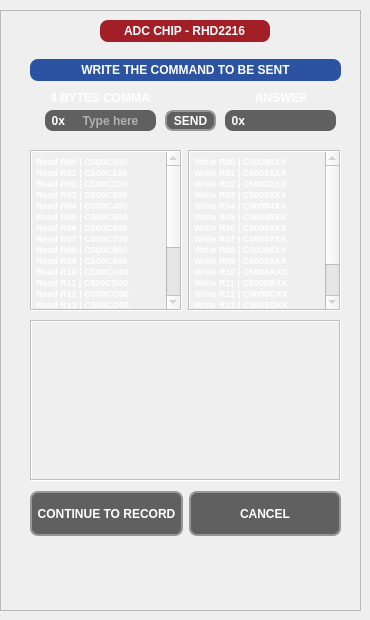
          <widget class="QWidget" name="advanced_tab">
           <property name="enabled">
            <bool>true</bool>
           </property>
           <attribute name="title">
            <string>ADVANCED</string>
           </attribute>
           <widget class="QFrame" name="advanced_frame">
            <property name="enabled">
             <bool>false</bool>
            </property>
            <property name="geometry">
             <rect>
              <x>0</x>
              <y>10</y>
              <width>361</width>
              <height>601</height>
             </rect>
            </property>
            <property name="styleSheet">
             <string notr="true">QLineEdit{border:#969696;background-color:#606060;border-top-right-radius:8px;border-bottom-right-radius:8px;color:#FFFFFF;font:7pt&quot;DejaVu Sans&quot;;font-weight:bold;}QLabel{color:#FFFFFF;font:7pt&quot;DejaVu Sans&quot;;font-weight:bold;}</string>
            </property>
            <property name="frameShape">
             <enum>QFrame::StyledPanel</enum>
            </property>
            <property name="frameShadow">
             <enum>QFrame::Raised</enum>
            </property>
            <widget class="QLabel" name="label_41">
             <property name="geometry">
              <rect>
               <x>50</x>
               <y>80</y>
               <width>101</width>
               <height>16</height>
              </rect>
             </property>
             <property name="toolTip">
              <string>&lt;html&gt;&lt;head/&gt;&lt;body&gt;&lt;p&gt;Type here the 4 bytes (8 characters) command to send to ADC chip. Examples are listed below for INTAN RHD family.&lt;/p&gt;&lt;/body&gt;&lt;/html&gt;</string>
             </property>
             <property name="text">
              <string notr="true">4 BYTES COMMAND</string>
             </property>
             <property name="alignment">
              <set>Qt::AlignLeading|Qt::AlignLeft|Qt::AlignVCenter</set>
             </property>
            </widget>
            <widget class="QLabel" name="label_50">
             <property name="geometry">
              <rect>
               <x>255</x>
               <y>80</y>
               <width>51</width>
               <height>16</height>
              </rect>
             </property>
             <property name="toolTip">
              <string>&lt;html&gt;&lt;head/&gt;&lt;body&gt;&lt;p&gt;ADC chip answer to the message sent.&lt;/p&gt;&lt;/body&gt;&lt;/html&gt;</string>
             </property>
             <property name="text">
              <string notr="true">ANSWER</string>
             </property>
             <property name="alignment">
              <set>Qt::AlignLeading|Qt::AlignLeft|Qt::AlignVCenter</set>
             </property>
            </widget>
            <widget class="QLineEdit" name="command_answer_lineedit">
             <property name="geometry">
              <rect>
               <x>245</x>
               <y>100</y>
               <width>91</width>
               <height>21</height>
              </rect>
             </property>
             <property name="toolTip">
              <string>&lt;html&gt;&lt;head/&gt;&lt;body&gt;&lt;p&gt;ADC chip answer to the message sent.&lt;/p&gt;&lt;/body&gt;&lt;/html&gt;</string>
             </property>
             <property name="styleSheet">
              <string notr="true"/>
             </property>
             <property name="text">
              <string notr="true"/>
             </property>
             <property name="alignment">
              <set>Qt::AlignCenter</set>
             </property>
             <property name="readOnly">
              <bool>true</bool>
             </property>
            </widget>
            <widget class="QPushButton" name="command_send_button">
             <property name="geometry">
              <rect>
               <x>165</x>
               <y>100</y>
               <width>51</width>
               <height>21</height>
              </rect>
             </property>
             <property name="cursor">
              <cursorShape>PointingHandCursor</cursorShape>
             </property>
             <property name="styleSheet">
              <string notr="true">QPushButton{border:2px solid #A21F27;border-radius:8px;background-color:#2C53A1;color:#FFFFFF;font:7pt&quot;DejaVu Sans&quot;;font-weight:bold;}QPushButton:pressed{border:2px solid #A21F27;border-radius:8px;background-color:#A21F27;color:#FFFFFF;}QPushButton::!enabled{border:2px solid #969696;border-radius:8px;background-color:#606060;color:#FFFFFF;font:7pt&quot;DejaVu Sans&quot;;font-weight:bold;}</string>
             </property>
             <property name="text">
              <string notr="true">SEND</string>
             </property>
             <property name="checked">
              <bool>false</bool>
             </property>
            </widget>
            <widget class="QLineEdit" name="command_message_lineedit">
             <property name="geometry">
              <rect>
               <x>65</x>
               <y>100</y>
               <width>91</width>
               <height>21</height>
              </rect>
             </property>
             <property name="toolTip">
              <string>&lt;html&gt;&lt;head/&gt;&lt;body&gt;&lt;p&gt;Type here the 4 bytes (8 characters) command to send to ADC chip. Examples are listed below for INTAN RHD family.&lt;/p&gt;&lt;/body&gt;&lt;/html&gt;</string>
             </property>
             <property name="styleSheet">
              <string notr="true"/>
             </property>
             <property name="text">
              <string notr="true"/>
             </property>
             <property name="alignment">
              <set>Qt::AlignCenter</set>
             </property>
             <property name="placeholderText">
              <string>Type here</string>
             </property>
            </widget>
            <widget class="QLabel" name="label_1">
             <property name="geometry">
              <rect>
               <x>45</x>
               <y>100</y>
               <width>21</width>
               <height>21</height>
              </rect>
             </property>
             <property name="styleSheet">
              <string notr="true">QLabel{border:#606060;background-color:#606060;border-top-left-radius:8px;border-bottom-left-radius:8px;color:#FFFFFF;font:7pt&quot;helvetica&quot;;font-weight:bold;}</string>
             </property>
             <property name="text">
              <string>  0x</string>
             </property>
            </widget>
            <widget class="QLabel" name="label_2">
             <property name="geometry">
              <rect>
               <x>225</x>
               <y>100</y>
               <width>21</width>
               <height>21</height>
              </rect>
             </property>
             <property name="styleSheet">
              <string notr="true">QLabel{border:#606060;background-color:#606060;border-top-left-radius:8px;border-bottom-left-radius:8px;color:#FFFFFF;font:7pt&quot;helvetica&quot;;font-weight:bold;}</string>
             </property>
             <property name="text">
              <string>  0x</string>
             </property>
            </widget>
            <widget class="QWidget" name="layoutWidget_5">
             <property name="geometry">
              <rect>
               <x>30</x>
               <y>10</y>
               <width>311</width>
               <height>61</height>
              </rect>
             </property>
             <layout class="QGridLayout" name="gridLayout_15">
              <item row="2" column="0" colspan="3">
               <widget class="QLabel" name="label_56">
                <property name="sizePolicy">
                 <sizepolicy hsizetype="Preferred" vsizetype="Minimum">
                  <horstretch>0</horstretch>
                  <verstretch>0</verstretch>
                 </sizepolicy>
                </property>
                <property name="minimumSize">
                 <size>
                  <width>0</width>
                  <height>22</height>
                 </size>
                </property>
                <property name="styleSheet">
                 <string notr="true">QLabel{border:#969696;background-color:#2C53A1;border-radius:8px;color:#FFFFFF;font:7pt&quot;helvetica&quot;;font-weight:bold;}</string>
                </property>
                <property name="text">
                 <string notr="true">WRITE THE COMMAND TO BE SENT</string>
                </property>
                <property name="alignment">
                 <set>Qt::AlignCenter</set>
                </property>
               </widget>
              </item>
              <item row="0" column="0">
               <spacer name="horizontalSpacer_12">
                <property name="orientation">
                 <enum>Qt::Horizontal</enum>
                </property>
                <property name="sizeType">
                 <enum>QSizePolicy::Maximum</enum>
                </property>
                <property name="sizeHint" stdset="0">
                 <size>
                  <width>80</width>
                  <height>20</height>
                 </size>
                </property>
               </spacer>
              </item>
              <item row="0" column="1">
               <widget class="QLineEdit" name="chip_lineedit">
                <property name="sizePolicy">
                 <sizepolicy hsizetype="Minimum" vsizetype="Minimum">
                  <horstretch>0</horstretch>
                  <verstretch>0</verstretch>
                 </sizepolicy>
                </property>
                <property name="minimumSize">
                 <size>
                  <width>170</width>
                  <height>22</height>
                 </size>
                </property>
                <property name="toolTip">
                 <string>&lt;html&gt;&lt;head/&gt;&lt;body&gt;&lt;p&gt;&lt;span style=&quot; font-family:'Calibri','sans-serif';&quot;&gt;ADC Chip selected.&lt;/span&gt;&lt;/p&gt;&lt;/body&gt;&lt;/html&gt;</string>
                </property>
                <property name="styleSheet">
                 <string notr="true">QLineEdit{border:#969696;background-color:#A21F27;border-radius:8px;color:#FFFFFF;font:7pt&quot;helvetica&quot;;font-weight:bold;}</string>
                </property>
                <property name="text">
                 <string notr="true">ADC CHIP - RHD2216</string>
                </property>
                <property name="alignment">
                 <set>Qt::AlignCenter</set>
                </property>
                <property name="dragEnabled">
                 <bool>false</bool>
                </property>
                <property name="readOnly">
                 <bool>true</bool>
                </property>
               </widget>
              </item>
              <item row="0" column="2">
               <spacer name="horizontalSpacer_13">
                <property name="orientation">
                 <enum>Qt::Horizontal</enum>
                </property>
                <property name="sizeType">
                 <enum>QSizePolicy::Maximum</enum>
                </property>
                <property name="sizeHint" stdset="0">
                 <size>
                  <width>80</width>
                  <height>20</height>
                 </size>
                </property>
               </spacer>
              </item>
              <item row="1" column="1">
               <spacer name="verticalSpacer">
                <property name="orientation">
                 <enum>Qt::Vertical</enum>
                </property>
                <property name="sizeHint" stdset="0">
                 <size>
                  <width>20</width>
                  <height>40</height>
                 </size>
                </property>
               </spacer>
              </item>
             </layout>
            </widget>
            <widget class="QWidget" name="layoutWidget_6">
             <property name="geometry">
              <rect>
               <x>30</x>
               <y>140</y>
               <width>311</width>
               <height>161</height>
              </rect>
             </property>
             <layout class="QHBoxLayout" name="horizontalLayout_2">
              <item>
               <widget class="QTextEdit" name="show_commands_textedit_2">
                <property name="enabled">
                 <bool>false</bool>
                </property>
                <property name="toolTip">
                 <string>&lt;html&gt;&lt;head/&gt;&lt;body&gt;&lt;p&gt;List of commands to read registers (see on datasheet).&lt;/p&gt;&lt;/body&gt;&lt;/html&gt;</string>
                </property>
                <property name="styleSheet">
                 <string notr="true">QTextEdit{color:#FFFFFF;font:7pt&quot;DejaVu Sans&quot;;font-weight:bold}</string>
                </property>
                <property name="frameShape">
                 <enum>QFrame::Box</enum>
                </property>
                <property name="readOnly">
                 <bool>true</bool>
                </property>
                <property name="html">
                 <string>&lt;!DOCTYPE HTML PUBLIC &quot;-//W3C//DTD HTML 4.0//EN&quot; &quot;http://www.w3.org/TR/REC-html40/strict.dtd&quot;&gt;
&lt;html&gt;&lt;head&gt;&lt;meta name=&quot;qrichtext&quot; content=&quot;1&quot; /&gt;&lt;style type=&quot;text/css&quot;&gt;
p, li { white-space: pre-wrap; }
&lt;/style&gt;&lt;/head&gt;&lt;body style=&quot; font-family:'DejaVu Sans'; font-size:7pt; font-weight:600; font-style:normal;&quot;&gt;
&lt;p style=&quot; margin-top:0px; margin-bottom:0px; margin-left:0px; margin-right:0px; -qt-block-indent:0; text-indent:0px;&quot;&gt;Read R00 | C500C000&lt;/p&gt;
&lt;p style=&quot; margin-top:0px; margin-bottom:0px; margin-left:0px; margin-right:0px; -qt-block-indent:0; text-indent:0px;&quot;&gt;Read R01 | C500C100&lt;/p&gt;
&lt;p style=&quot; margin-top:0px; margin-bottom:0px; margin-left:0px; margin-right:0px; -qt-block-indent:0; text-indent:0px;&quot;&gt;Read R02 | C500C200&lt;/p&gt;
&lt;p style=&quot; margin-top:0px; margin-bottom:0px; margin-left:0px; margin-right:0px; -qt-block-indent:0; text-indent:0px;&quot;&gt;Read R03 | C500C300&lt;/p&gt;
&lt;p style=&quot; margin-top:0px; margin-bottom:0px; margin-left:0px; margin-right:0px; -qt-block-indent:0; text-indent:0px;&quot;&gt;Read R04 | C500C400&lt;/p&gt;
&lt;p style=&quot; margin-top:0px; margin-bottom:0px; margin-left:0px; margin-right:0px; -qt-block-indent:0; text-indent:0px;&quot;&gt;Read R05 | C500C500&lt;/p&gt;
&lt;p style=&quot; margin-top:0px; margin-bottom:0px; margin-left:0px; margin-right:0px; -qt-block-indent:0; text-indent:0px;&quot;&gt;Read R06 | C500C600&lt;/p&gt;
&lt;p style=&quot; margin-top:0px; margin-bottom:0px; margin-left:0px; margin-right:0px; -qt-block-indent:0; text-indent:0px;&quot;&gt;Read R07 | C500C700&lt;/p&gt;
&lt;p style=&quot; margin-top:0px; margin-bottom:0px; margin-left:0px; margin-right:0px; -qt-block-indent:0; text-indent:0px;&quot;&gt;Read R08 | C500C800&lt;/p&gt;
&lt;p style=&quot; margin-top:0px; margin-bottom:0px; margin-left:0px; margin-right:0px; -qt-block-indent:0; text-indent:0px;&quot;&gt;Read R09 | C500C900&lt;/p&gt;
&lt;p style=&quot; margin-top:0px; margin-bottom:0px; margin-left:0px; margin-right:0px; -qt-block-indent:0; text-indent:0px;&quot;&gt;Read R10 | C500CA00&lt;/p&gt;
&lt;p style=&quot; margin-top:0px; margin-bottom:0px; margin-left:0px; margin-right:0px; -qt-block-indent:0; text-indent:0px;&quot;&gt;Read R11 | C500CB00&lt;/p&gt;
&lt;p style=&quot; margin-top:0px; margin-bottom:0px; margin-left:0px; margin-right:0px; -qt-block-indent:0; text-indent:0px;&quot;&gt;Read R12 | C500CC00&lt;/p&gt;
&lt;p style=&quot; margin-top:0px; margin-bottom:0px; margin-left:0px; margin-right:0px; -qt-block-indent:0; text-indent:0px;&quot;&gt;Read R13 | C500CD00&lt;/p&gt;
&lt;p style=&quot; margin-top:0px; margin-bottom:0px; margin-left:0px; margin-right:0px; -qt-block-indent:0; text-indent:0px;&quot;&gt;Read R14 | C500CE00&lt;/p&gt;
&lt;p style=&quot; margin-top:0px; margin-bottom:0px; margin-left:0px; margin-right:0px; -qt-block-indent:0; text-indent:0px;&quot;&gt;Read R15 | C500CF00&lt;/p&gt;
&lt;p style=&quot; margin-top:0px; margin-bottom:0px; margin-left:0px; margin-right:0px; -qt-block-indent:0; text-indent:0px;&quot;&gt;Read R16 | C500D000&lt;/p&gt;
&lt;p style=&quot; margin-top:0px; margin-bottom:0px; margin-left:0px; margin-right:0px; -qt-block-indent:0; text-indent:0px;&quot;&gt;Read R17 | C500D100&lt;/p&gt;
&lt;p style=&quot; margin-top:0px; margin-bottom:0px; margin-left:0px; margin-right:0px; -qt-block-indent:0; text-indent:0px;&quot;&gt;Read R60 | C500FC00&lt;/p&gt;
&lt;p style=&quot; margin-top:0px; margin-bottom:0px; margin-left:0px; margin-right:0px; -qt-block-indent:0; text-indent:0px;&quot;&gt;Read R61 | C500FD00&lt;/p&gt;
&lt;p style=&quot; margin-top:0px; margin-bottom:0px; margin-left:0px; margin-right:0px; -qt-block-indent:0; text-indent:0px;&quot;&gt;Read R62 | C500FE00&lt;/p&gt;
&lt;p style=&quot; margin-top:0px; margin-bottom:0px; margin-left:0px; margin-right:0px; -qt-block-indent:0; text-indent:0px;&quot;&gt;Read R63 | C500FF00&lt;/p&gt;&lt;/body&gt;&lt;/html&gt;</string>
                </property>
                <property name="textInteractionFlags">
                 <set>Qt::TextSelectableByKeyboard|Qt::TextSelectableByMouse</set>
                </property>
               </widget>
              </item>
              <item>
               <widget class="QTextEdit" name="show_commands_textedit_3">
                <property name="enabled">
                 <bool>false</bool>
                </property>
                <property name="toolTip">
                 <string>&lt;html&gt;&lt;head/&gt;&lt;body&gt;&lt;p&gt;List of commands to write on register – “XX” is the information to be written to the register (see on datasheet).&lt;/p&gt;&lt;/body&gt;&lt;/html&gt;</string>
                </property>
                <property name="styleSheet">
                 <string notr="true">QTextEdit{color:#FFFFFF;font:7pt&quot;DejaVu Sans&quot;;font-weight:bold}</string>
                </property>
                <property name="frameShape">
                 <enum>QFrame::Box</enum>
                </property>
                <property name="readOnly">
                 <bool>true</bool>
                </property>
                <property name="html">
                 <string>&lt;!DOCTYPE HTML PUBLIC &quot;-//W3C//DTD HTML 4.0//EN&quot; &quot;http://www.w3.org/TR/REC-html40/strict.dtd&quot;&gt;
&lt;html&gt;&lt;head&gt;&lt;meta name=&quot;qrichtext&quot; content=&quot;1&quot; /&gt;&lt;style type=&quot;text/css&quot;&gt;
p, li { white-space: pre-wrap; }
&lt;/style&gt;&lt;/head&gt;&lt;body style=&quot; font-family:'DejaVu Sans'; font-size:7pt; font-weight:600; font-style:normal;&quot;&gt;
&lt;p style=&quot; margin-top:0px; margin-bottom:0px; margin-left:0px; margin-right:0px; -qt-block-indent:0; text-indent:0px;&quot;&gt;Write R00 | C50080XX&lt;/p&gt;
&lt;p style=&quot; margin-top:0px; margin-bottom:0px; margin-left:0px; margin-right:0px; -qt-block-indent:0; text-indent:0px;&quot;&gt;Write R01 | C50081XX&lt;/p&gt;
&lt;p style=&quot; margin-top:0px; margin-bottom:0px; margin-left:0px; margin-right:0px; -qt-block-indent:0; text-indent:0px;&quot;&gt;Write R02 | C50082XX&lt;/p&gt;
&lt;p style=&quot; margin-top:0px; margin-bottom:0px; margin-left:0px; margin-right:0px; -qt-block-indent:0; text-indent:0px;&quot;&gt;Write R03 | C50083XX&lt;/p&gt;
&lt;p style=&quot; margin-top:0px; margin-bottom:0px; margin-left:0px; margin-right:0px; -qt-block-indent:0; text-indent:0px;&quot;&gt;Write R04 | C50084XX&lt;/p&gt;
&lt;p style=&quot; margin-top:0px; margin-bottom:0px; margin-left:0px; margin-right:0px; -qt-block-indent:0; text-indent:0px;&quot;&gt;Write R05 | C50085XX&lt;/p&gt;
&lt;p style=&quot; margin-top:0px; margin-bottom:0px; margin-left:0px; margin-right:0px; -qt-block-indent:0; text-indent:0px;&quot;&gt;Write R06 | C50086XX&lt;/p&gt;
&lt;p style=&quot; margin-top:0px; margin-bottom:0px; margin-left:0px; margin-right:0px; -qt-block-indent:0; text-indent:0px;&quot;&gt;Write R07 | C50087XX&lt;/p&gt;
&lt;p style=&quot; margin-top:0px; margin-bottom:0px; margin-left:0px; margin-right:0px; -qt-block-indent:0; text-indent:0px;&quot;&gt;Write R08 | C50088XX&lt;/p&gt;
&lt;p style=&quot; margin-top:0px; margin-bottom:0px; margin-left:0px; margin-right:0px; -qt-block-indent:0; text-indent:0px;&quot;&gt;Write R09 | C50089XX&lt;/p&gt;
&lt;p style=&quot; margin-top:0px; margin-bottom:0px; margin-left:0px; margin-right:0px; -qt-block-indent:0; text-indent:0px;&quot;&gt;Write R10 | C5008AXX&lt;/p&gt;
&lt;p style=&quot; margin-top:0px; margin-bottom:0px; margin-left:0px; margin-right:0px; -qt-block-indent:0; text-indent:0px;&quot;&gt;Write R11 | C5008BXX&lt;/p&gt;
&lt;p style=&quot; margin-top:0px; margin-bottom:0px; margin-left:0px; margin-right:0px; -qt-block-indent:0; text-indent:0px;&quot;&gt;Write R12 | C5008CXX&lt;/p&gt;
&lt;p style=&quot; margin-top:0px; margin-bottom:0px; margin-left:0px; margin-right:0px; -qt-block-indent:0; text-indent:0px;&quot;&gt;Write R13 | C5008DXX&lt;/p&gt;
&lt;p style=&quot; margin-top:0px; margin-bottom:0px; margin-left:0px; margin-right:0px; -qt-block-indent:0; text-indent:0px;&quot;&gt;Write R14 | C5008EXX&lt;/p&gt;
&lt;p style=&quot; margin-top:0px; margin-bottom:0px; margin-left:0px; margin-right:0px; -qt-block-indent:0; text-indent:0px;&quot;&gt;Write R15 | C5008FXX&lt;/p&gt;
&lt;p style=&quot; margin-top:0px; margin-bottom:0px; margin-left:0px; margin-right:0px; -qt-block-indent:0; text-indent:0px;&quot;&gt;Write R16 | C50090XX&lt;/p&gt;
&lt;p style=&quot; margin-top:0px; margin-bottom:0px; margin-left:0px; margin-right:0px; -qt-block-indent:0; text-indent:0px;&quot;&gt;Write R17 | C50091XX&lt;/p&gt;&lt;/body&gt;&lt;/html&gt;</string>
                </property>
                <property name="textInteractionFlags">
                 <set>Qt::TextSelectableByKeyboard|Qt::TextSelectableByMouse</set>
                </property>
               </widget>
              </item>
             </layout>
            </widget>
            <widget class="QTextEdit" name="show_commands_textedit">
             <property name="enabled">
              <bool>false</bool>
             </property>
             <property name="geometry">
              <rect>
               <x>30</x>
               <y>310</y>
               <width>311</width>
               <height>161</height>
              </rect>
             </property>
             <property name="sizePolicy">
              <sizepolicy hsizetype="Minimum" vsizetype="Minimum">
               <horstretch>0</horstretch>
               <verstretch>0</verstretch>
              </sizepolicy>
             </property>
             <property name="minimumSize">
              <size>
               <width>310</width>
               <height>100</height>
              </size>
             </property>
             <property name="maximumSize">
              <size>
               <width>340</width>
               <height>170</height>
              </size>
             </property>
             <property name="styleSheet">
              <string notr="true">QTextEdit{color:#FFFFFF;font:7pt&quot;DejaVu Sans&quot;;font-weight:bold}</string>
             </property>
             <property name="frameShape">
              <enum>QFrame::Box</enum>
             </property>
             <property name="readOnly">
              <bool>true</bool>
             </property>
            </widget>
            <widget class="QWidget" name="layoutWidget">
             <property name="geometry">
              <rect>
               <x>30</x>
               <y>480</y>
               <width>311</width>
               <height>47</height>
              </rect>
             </property>
             <layout class="QHBoxLayout" name="horizontalLayout_3">
              <item>
               <widget class="QPushButton" name="continue_to_record_button">
                <property name="sizePolicy">
                 <sizepolicy hsizetype="Minimum" vsizetype="Maximum">
                  <horstretch>0</horstretch>
                  <verstretch>0</verstretch>
                 </sizepolicy>
                </property>
                <property name="minimumSize">
                 <size>
                  <width>0</width>
                  <height>45</height>
                 </size>
                </property>
                <property name="cursor">
                 <cursorShape>PointingHandCursor</cursorShape>
                </property>
                <property name="toolTip">
                 <string>&lt;html&gt;&lt;head/&gt;&lt;body&gt;&lt;p&gt;&lt;span style=&quot; font-family:'Calibri','sans-serif';&quot;&gt;Continue to visualization mode with advanced options applied.&lt;/span&gt;&lt;/p&gt;&lt;/body&gt;&lt;/html&gt;</string>
                </property>
                <property name="styleSheet">
                 <string notr="true">QPushButton{border:2px solid #A21F27;border-radius:8px;background-color:#2C53A1;color:#FFFFFF;font:7pt&quot;DejaVu Sans&quot;;font-weight:bold;}QPushButton:pressed{border:2px solid #A21F27;border-radius:8px;background-color:#A21F27;color:#FFFFFF;}QPushButton::!enabled{border:2px solid #969696;border-radius:8px;background-color:#606060;color:#FFFFFF;font:7pt&quot;DejaVu Sans&quot;;font-weight:bold;}</string>
                </property>
                <property name="text">
                 <string notr="true">CONTINUE TO RECORD</string>
                </property>
                <property name="checked">
                 <bool>false</bool>
                </property>
               </widget>
              </item>
              <item>
               <widget class="QPushButton" name="cancel_advanced_button">
                <property name="sizePolicy">
                 <sizepolicy hsizetype="Minimum" vsizetype="Maximum">
                  <horstretch>0</horstretch>
                  <verstretch>0</verstretch>
                 </sizepolicy>
                </property>
                <property name="minimumSize">
                 <size>
                  <width>0</width>
                  <height>45</height>
                 </size>
                </property>
                <property name="cursor">
                 <cursorShape>PointingHandCursor</cursorShape>
                </property>
                <property name="toolTip">
                 <string>&lt;html&gt;&lt;head/&gt;&lt;body&gt;&lt;p&gt;Return to settings window without save advanced settings.&lt;/p&gt;&lt;/body&gt;&lt;/html&gt;</string>
                </property>
                <property name="styleSheet">
                 <string notr="true">QPushButton{border:2px solid #A21F27;border-radius:8px;background-color:#2C53A1;color:#FFFFFF;font:7pt&quot;DejaVu Sans&quot;;font-weight:bold;}QPushButton:pressed{border:2px solid #A21F27;border-radius:8px;background-color:#A21F27;color:#FFFFFF;}QPushButton::!enabled{border:2px solid #969696;border-radius:8px;background-color:#606060;color:#FFFFFF;font:7pt&quot;DejaVu Sans&quot;;font-weight:bold;}</string>
                </property>
                <property name="text">
                 <string notr="true">CANCEL</string>
                </property>
                <property name="checked">
                 <bool>false</bool>
                </property>
               </widget>
              </item>
             </layout>
            </widget>
           </widget>
          </widget>
